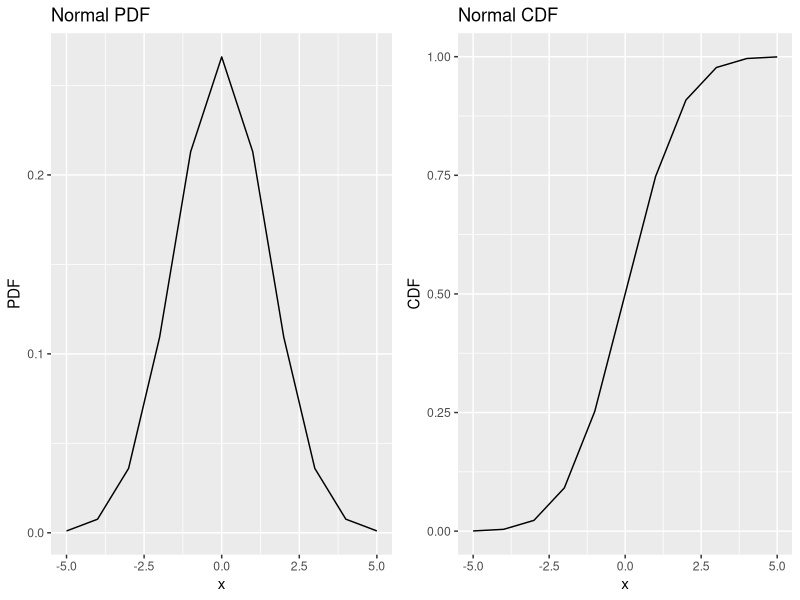
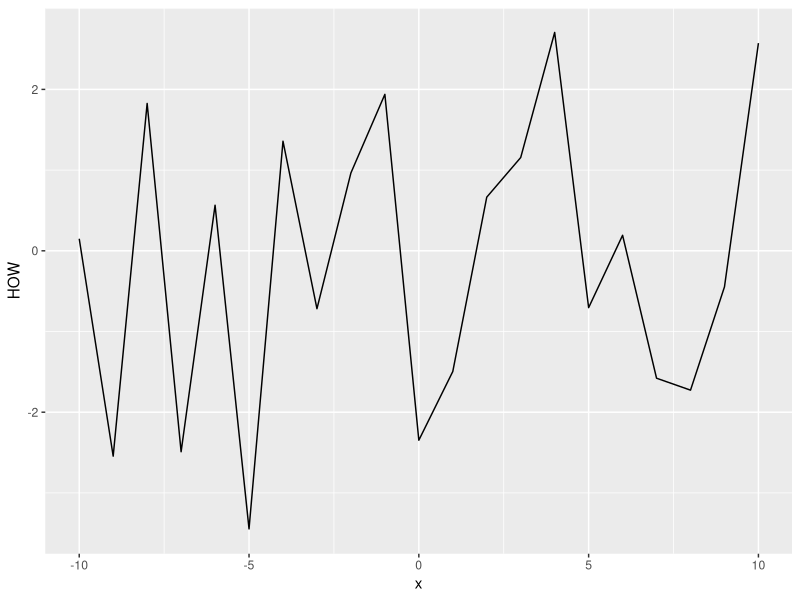
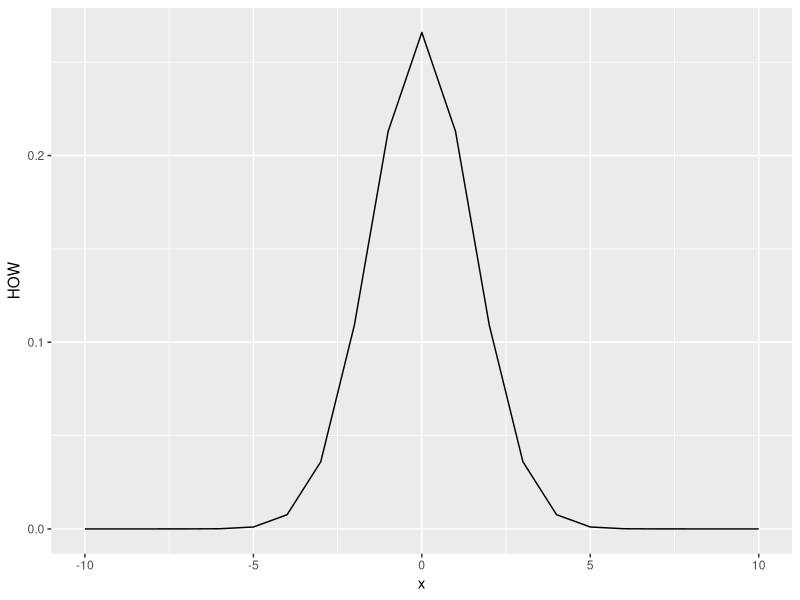
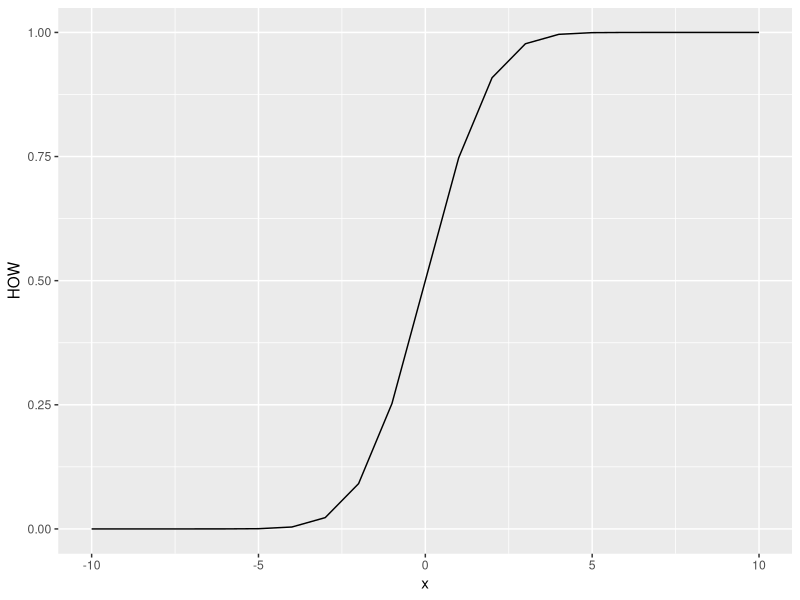
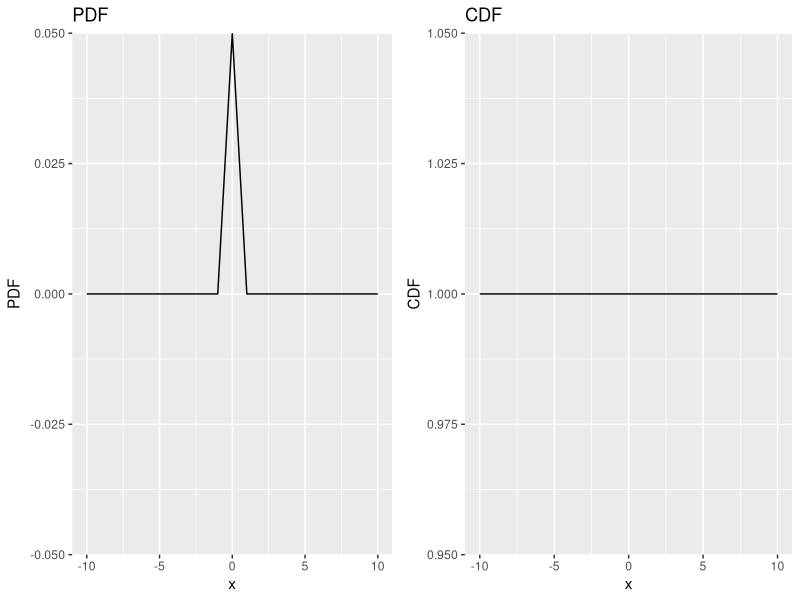
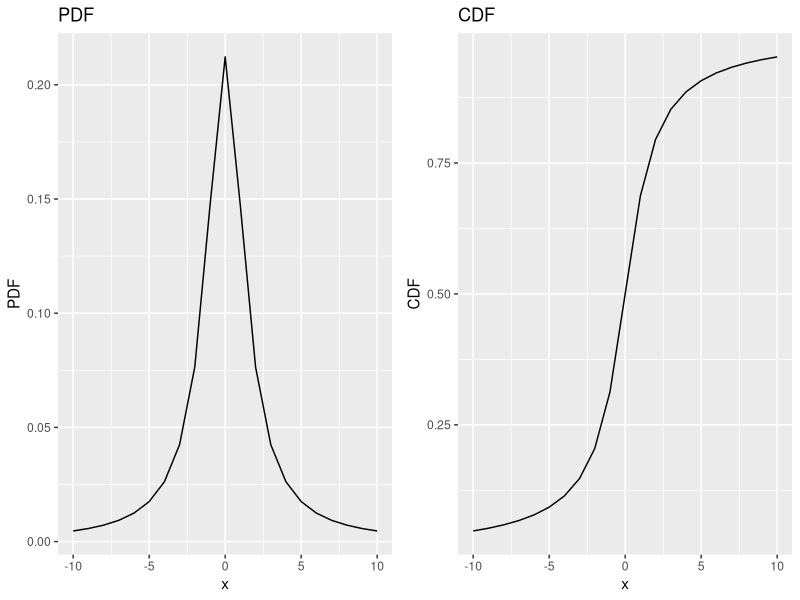
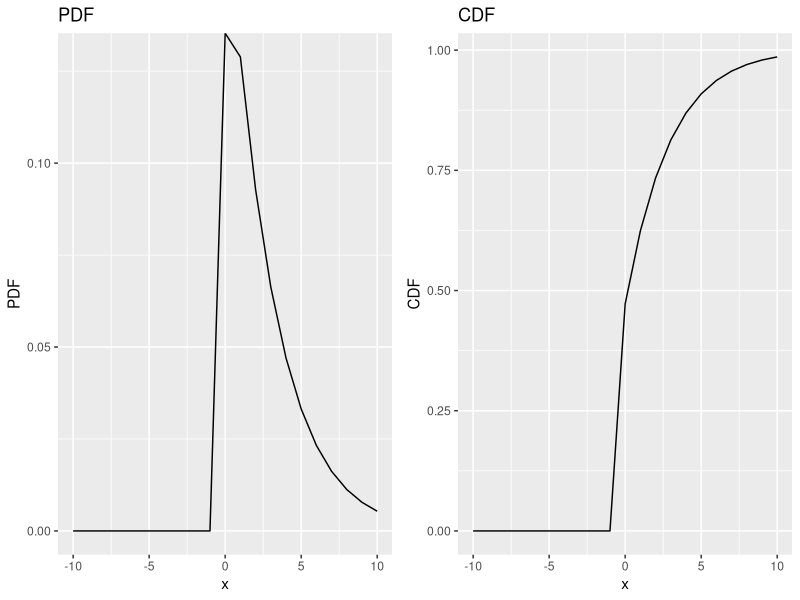
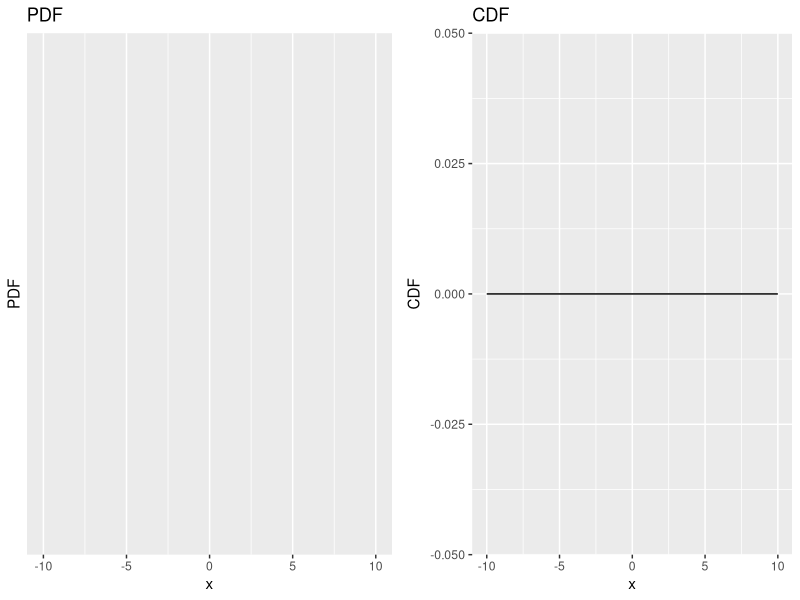

Reproduce these figures in R, in order.
#pg 55
library(tidyverse)
x = -5:5
df <- data.frame(x, dnorm(x, 0, 1.5), pnorm(x, 0, 1.5))
names(df) <- c("x", "PDF", "CDF")

left <- ggplot(df,aes(x=x, y=PDF)) + geom_line() + ggtitle("Normal PDF")
right <- ggplot(df,aes(x=x, y=CDF)) + geom_line() + ggtitle("Normal CDF")

library(cowplot)
cowplot::plot_grid(left, right)

#pg 57
rnorm(20, 0, 1.5)
rnorm(20, 3, 20)
x <- -10:10

df <- data.frame(x, HOW = rnorm(x, 0, 1.5))
ggplot(df,aes(x=x, y=HOW)) + geom_line()

df <- data.frame(x, HOW = dnorm(x, 0, 1.5))
ggplot(df,aes(x=x, y=HOW)) + geom_line()

df <- data.frame(x, HOW = pnorm(x, 0, 1.5))
ggplot(df,aes(x=x, y=HOW)) + geom_line()

#pg 58

#beta
df <- data.frame(x, PDF = dbeta(x, 0, 1.5), CDF = pbeta(x, 0, 1.5))

left <- ggplot(df,aes(x=x, y=PDF)) + geom_line() + ggtitle("PDF")
right <- ggplot(df,aes(x=x, y=CDF)) + geom_line() + ggtitle("CDF")
cowplot::plot_grid(left, right)

#cauchy
df <- data.frame(x, PDF = dcauchy(x, 0, 1.5), CDF = pcauchy(x, 0, 1.5))

left <- ggplot(df,aes(x=x, y=PDF)) + geom_line() + ggtitle("PDF")
right <- ggplot(df,aes(x=x, y=CDF)) + geom_line() + ggtitle("CDF")
cowplot::plot_grid(left, right)

#chisq
df <- data.frame(x, PDF = dchisq(x, 0, 1.5), CDF = pchisq(x, 0, 1.5))

left <- ggplot(df,aes(x=x, y=PDF)) + geom_line() + ggtitle("PDF")
right <- ggplot(df,aes(x=x, y=CDF)) + geom_line() + ggtitle("CDF")
cowplot::plot_grid(left, right)

#exp
df <- data.frame(x, PDF = dexp(x, 0, 1.5), CDF = pexp(x, 0, 1.5))

left <- ggplot(df,aes(x=x, y=PDF)) + geom_line() + ggtitle("PDF")
right <- ggplot(df,aes(x=x, y=CDF)) + geom_line() + ggtitle("CDF")
cowplot::plot_grid(left, right)

#gamma
df <- data.frame(x, PDF = dgamma(x, 0, 1.5), CDF = pgamma(x, 0, 1.5))

left <- ggplot(df,aes(x=x, y=PDF)) + geom_line() + ggtitle("PDF")
right <- ggplot(df,aes(x=x, y=CDF)) + geom_line() + ggtitle("CDF")
cowplot::plot_grid(left, right)

#logis
df <- data.frame(x, PDF = dlogis(x, 0, 1.5), CDF = plogis(x, 0, 1.5))

left <- ggplot(df,aes(x=x, y=PDF)) + geom_line() + ggtitle("PDF")
right <- ggplot(df,aes(x=x, y=CDF)) + geom_line() + ggtitle("CDF")
cowplot::plot_grid(left, right)

#norm
df <- data.frame(x, PDF = dnorm(x, 0, 1.5), CDF = pnorm(x, 0, 1.5))

left <- ggplot(df,aes(x=x, y=PDF)) + geom_line() + ggtitle("PDF")
right <- ggplot(df,aes(x=x, y=CDF)) + geom_line() + ggtitle("CDF")
cowplot::plot_grid(left, right)

#unif
df <- data.frame(x, PDF = dunif(x, 0, 1.5), CDF = punif(x, 0, 1.5))

left <- ggplot(df,aes(x=x, y=PDF)) + geom_line() + ggtitle("PDF")
right <- ggplot(df,aes(x=x, y=CDF)) + geom_line() + ggtitle("CDF")
cowplot::plot_grid(left, right)